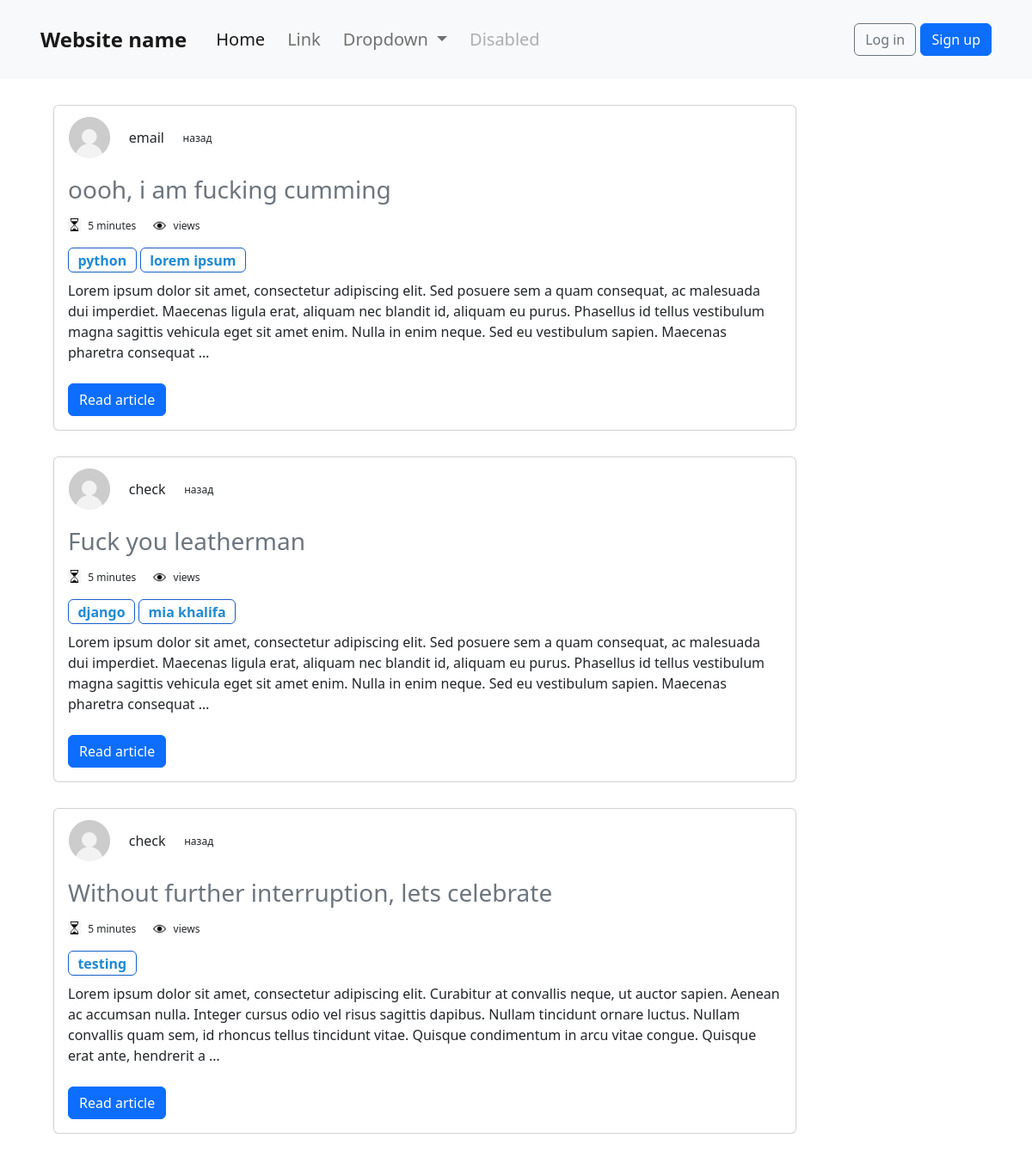
The page / on the database its author committed.
### pages/models.py (models this page shows, shortened)
class Article(Model):
    author = ForeignKey(AUTH_USER_MODEL, models.DO_NOTHING)
    name = CharField(max_length=1000, blank=False)
    text = TextField(max_length=15000)
    logo_image = ImageField(upload_to='static/article-images')
    views = PositiveIntegerField(default=0)
    date_changed = DateTimeField(auto_now=True)
    date_article_created = DateTimeField(auto_now_add=True)
    tags = TaggableManager()

### accounts/models.py (models this page shows, shortened)
class CustomUser(AbstractUser):
    avatar = ImageField(upload_to='static/user-avatars', default='static/user-avatars/def_avatar.jpg')

### pages/views.py (the view, shortened to what this page needs)
# urls.py: path("", HomePageView.as_view(), name="home"),
class HomePageView(View):
    template_name = "pages/home.html"
    def get(self, request):
        context = {
            'articles': Article.objects.all(),
            'tags': Tag.objects.all(),
        }
        return render(request, self.template_name, context)

### templates/pages/home.html (shortened to what this page needs)
{% extends '_base.html' %}
{% load static %}
{% block content %}
    {% for article in articles %}
        <article style="margin-top: 30px;">
            <div class="card" style="width: 54rem;">
                <div class="card-img-top" style="margin-top: 13px; align-content: center; display:flex;">
                    <img src="{% static 'user-avatars/def_avatar.jpg' %}" alt="avatar" height="48" width="48"
                         style="margin-left: 2%">
                    <p style="margin-left: 2.5%; margin-top: 12px;">
                        {{ article.author.username }}
                    </p>
                    <p style="margin-left: 2.5%; margin-top: 16px; font-size: 12px;">
                        {{ article.date_created|timesince }} назад
                    </p>
                </div>
                <div class="card-body">
                    <h3 class="card-title" style="margin-bottom: 2%;">
                        <a href="/articles/{{ article.id }}" class="link-secondary"
                           style="color: black; text-decoration: unset">
                            {{ article.name }}
                        </a>
                    </h3>
                    <div style="font-size: 12px; display:flex;">
                        <img src="{% static 'images/clock_icon.png' %}" height="15px" width="15px" alt="">
                        <p style="margin-left: 1%;">
                            5 minutes
                        </p>
                        <img src="{% static 'images/views_icon.webp' %}" height="15px" width="15px" alt=""
                             style="margin-left: 20px; margin-top: 1px;">
                        <p style="margin-left: 1%;">
                            {{ article.likes }} views
                        </p>
                    </div>
                    {% for tag in article.tags.all %}
                        <a href="#" class="badge badge-primary"
                           style="margin-bottom: 1%; font-size: 16px; color:#1f8ad5; text-decoration: unset;
                                  border: 1px solid #175fc9; :hover{color:#143cd2;}">
                            {{ tag.name|lower }}
                        </a>
                    {% endfor %}
                    <p class="card-text">
                        {{ article.text|truncatewords:50 }}
                    </p>
                    <a href="/articles/{{ article.id }}" class="btn btn-primary" style="margin-top: 1%;">Read
                        article</a>
                </div>
            </div>
        </article>
    {% endfor %}
{% endblock content %}

### static/css/base.css (style rules this page uses)
html { position: relative; min-height: 100%; font-size: 14px; }
@media (min-width: 768px) { html { font-size: 16px; } }
body { margin-bottom: 60px; }

### rows shown on the page
Article: author.username "email", name "oooh, i am fucking cumming", text "Lorem ipsum dolor sit amet, consectetur adipiscing elit. Sed posuere sem a quam consequat, ac malesuada dui imperdiet. Maecenas ligula erat, aliquam nec blandit id, aliquam eu purus. Phasellus id tellus vestibulum magna sagittis vehicula eget sit amet enim. Nulla in enim neque. Sed eu vestibulum sapien. Maecenas pharetra consequat …"
Tag: name "python"
Tag: name "lorem ipsum"
Article: author.username "check", name "Fuck you leatherman", text "Lorem ipsum dolor sit amet, consectetur adipiscing elit. Sed posuere sem a quam consequat, ac malesuada dui imperdiet. Maecenas ligula erat, aliquam nec blandit id, aliquam eu purus. Phasellus id tellus vestibulum magna sagittis vehicula eget sit amet enim. Nulla in enim neque. Sed eu vestibulum sapien. Maecenas pharetra consequat …"
Tag: name "django"
Tag: name "mia khalifa"
Article: author.username "check", name "Without further interruption, lets celebrate", text "Lorem ipsum dolor sit amet, consectetur adipiscing elit. Curabitur at convallis neque, ut auctor sapien. Aenean ac accumsan nulla. Integer cursus odio vel risus sagittis dapibus. Nullam tincidunt ornare luctus. Nullam convallis quam sem, id rhoncus tellus tincidunt vitae. Quisque condimentum in arcu vitae congue. Quisque erat ante, hendrerit a …"
Tag: name "testing"
